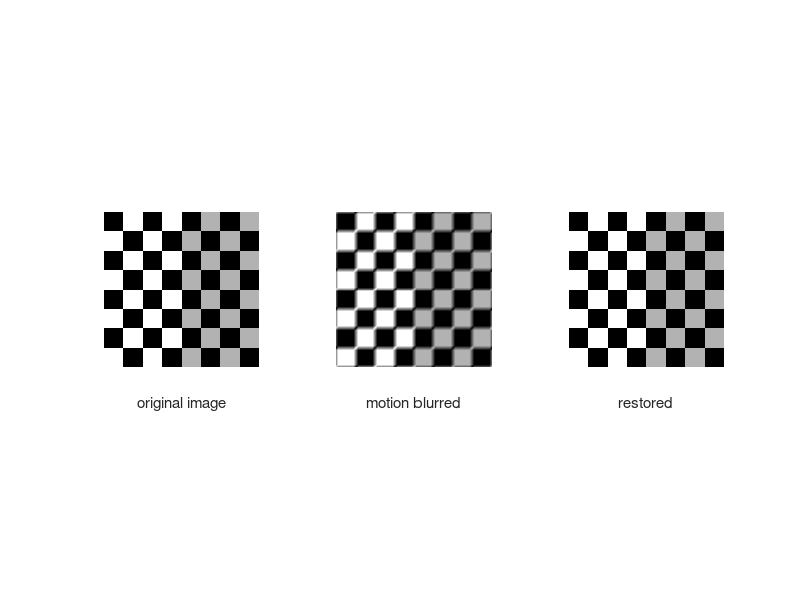

Here is the MATLAB script that generated this plot:
f = checkerboard(20);
figure,subplot(1,3,1); imshow(f,[]); xlabel('original image')
PSF = fspecial('motion',7,45);
gb = imfilter(f,PSF,'circular');
subplot(1,3,2); imshow(gb,[]); xlabel('motion blurred')
fr = deconvwnr(gb,PSF);%no noise,inverse
subplot(1,3,3); imshow(fr,[]);xlabel('restored');
